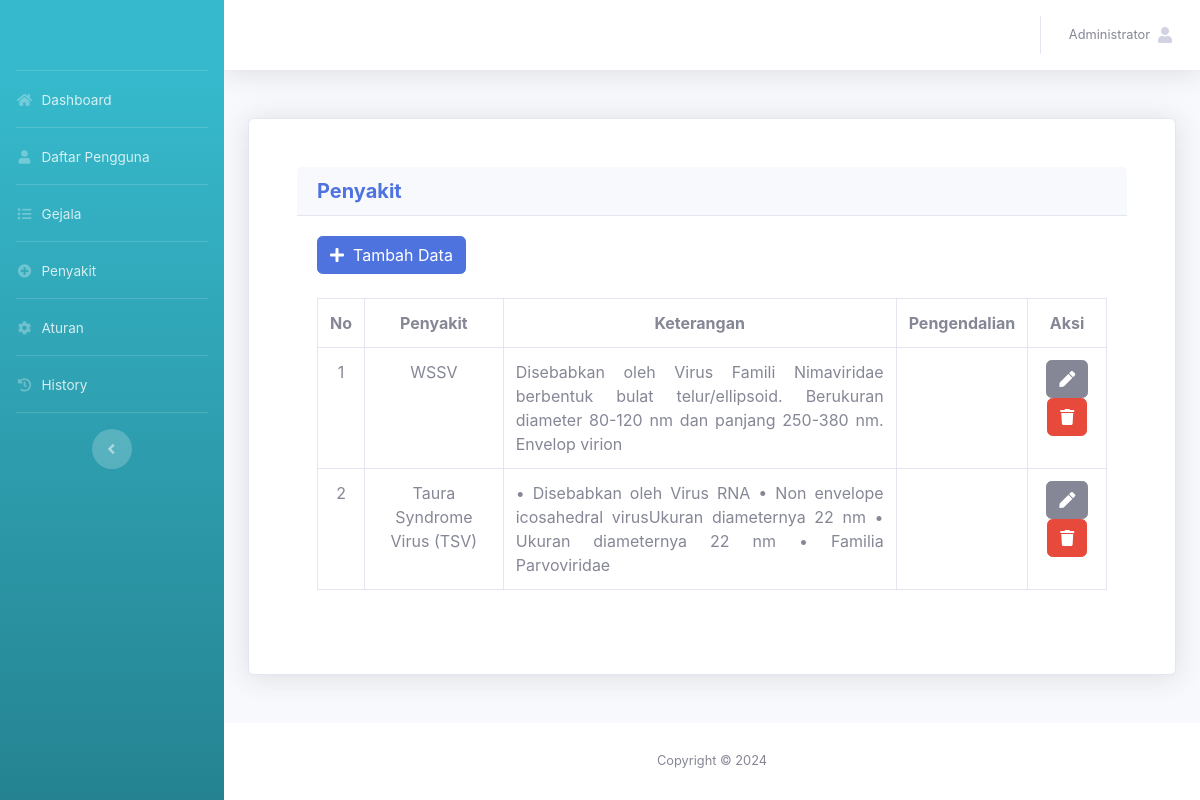
Screenshot of /admin/penyakit.php (signed in) with the database file from the repository.
### tables this page shows
CREATE TABLE `tb_akun` (
  `id_akun` int(11) NOT NULL,
  `nama_lengkap` varchar(50) NOT NULL,
  `username` varchar(50) NOT NULL,
  `password` varchar(50) NOT NULL,
  `level` varchar(30) NOT NULL
);

CREATE TABLE `tb_penyakit` (
  `id_penyakit` int(11) NOT NULL,
  `nama_penyakit` text NOT NULL,
  `keterangan` text NOT NULL,
  `pengendalian` text NOT NULL
);

### admin/penyakit.php (the view, shortened to what this page needs)
<?php
include '../assets/conn/config.php';
include 'header.php';
?>
<div class="container">
	<div class="card shadow p-5 mb-5">
		<div class = "card-header">
            <h5 class= "m-0 font-weight-bold text-primary">Penyakit</h5>
        </div>
        <div class="card-body">
            <a href="tambah_penyakit.php" class="btn btn-primary"><span class="fa fa-plus">
                </span>&nbsp; Tambah Data</a>
                <br>
                <br>
                <div class="table-responsive">
                    <table class="table table-bordered">
                        <tr>
                            <th class="text-center">No</th>
                            <th class="text-center">Penyakit</th>
                            <th class="text-center">Keterangan</th>
                            <th class="text-center">Pengendalian</th>
                            <th class="text-center">Aksi</th>
                        </tr>
                        <?php
                        $penyakit =mysqli_query($conn,"SELECT * FROM tb_penyakit ORDER BY id_penyakit");
                        $no=1;
                        while($a=mysqli_fetch_array($penyakit)){?>
                        <tr>
                            <td class="text-center"><?= $no++ ?></td>
                            <td class="text-center"><?= $a['nama_penyakit']?></td>
                            <td class="text-justify"><?= $a['keterangan'] ?></td>
                            <td class="text-justify"><?= $a['pengendalian'] ?></td>
                            <td class="text-center">
                                <a href="edit_penyakit.php?id_penyakit=<?= $a['id_penyakit'] ?>"
                                class="btn btn-secondary"><span class="fa fa-pen"></span></a>
                                <a href="penyakit.php?id_penyakit=<?= $a['id_penyakit'] ?>&aksi=hapus" class="btn btn-danger" onclick="return confirm('Apakah Anda yakin ingin menghapus data ini?');"><span class="fa fa-trash"></span></a>
                            </td>
                        </tr>
                        <?php }?>
                    </table>
                </div>
        </div>
    </div>
</div>
<?php
include 'footer.php';
?>

### admin/header.php (shortened to what this page needs)
<?php
include '../assets/conn/config.php';
?>
<!DOCTYPE html>
<html lang="en">
<head>
  <link href="../assets/vendor/fontawesome-free/css/all.min.css" rel="stylesheet" type="text/css">
  <link href="../assets/css/sb-admin-2.min.css" rel="stylesheet">
  <link href="../assets/vendor/datatables/dataTables.bootstrap4.min.css" rel="stylesheet">
</head>
<body id="page-top">
 <div id="wrapper">
  <ul class="navbar-nav bg-gradient-info sidebar sidebar-dark accordion" id="accordionSidebar">
    <a class="sidebar-brand d-flex align-items-center justify-content-center" href="index">
    </a>
    <hr class="sidebar-divider my-0">
    <li class="nav-item">
      <a class="nav-link" href="index.php">
        <i class="fas fa-fw fa-home"></i>
        <span>Dashboard</span></a>
      </li>
      <hr class="sidebar-divider my-0">
      <li class="nav-item">
        <a class="nav-link" href="daftar_pengguna.php">
          <i class="fas fa-fw fa-user"></i>
          <span>Daftar Pengguna</span></a>
      </li>
      <hr class="sidebar-divider my-0">
      <li class="nav-item">
        <a class="nav-link" href="gejala.php">
          <i class="fas fa-fw fa-list"></i>
          <span>Gejala</span></a>
      </li>
      <hr class="sidebar-divider my-0">
      <li class="nav-item">
        <a class="nav-link" href="penyakit.php">
          <i class="fas fa-fw fa-plus-circle"></i>
          <span>Penyakit</span></a>
      </li>
      <hr class="sidebar-divider my-0">
      <li class="nav-item">
        <a class="nav-link" href="aturan.php">
          <i class="fas fa-fw fa-cog"></i>
          <span>Aturan</span></a>
      </li>
      <hr class="sidebar-divider my-0">
      <li class="nav-item">
        <a class="nav-link" href="history.php">
          <i class="fas fa-fw fa-history"></i>
          <span>History</span></a>
      </li>
      <hr class="sidebar-divider d-none d-md-block">
      <div class="text-center d-none d-md-inline">
        <button class="rounded-circle border-0" id="sidebarToggle"></button>
      </div>
    </ul>
    <div id="content-wrapper" class="d-flex flex-column">
      <div id="content">
        <nav class="navbar navbar-expand navbar-light bg-white topbar mb-4 static-top shadow">
          <ul class="navbar-nav ml-auto">
            <li class="nav-item dropdown no-arrow">
              <a class="nav-link dropdown-toggle" href="#" id="userDropdown" role="button"
              data-toggle="dropdown" aria-haspopup="true" aria-expanded="false">
              <?php
              $username=$_SESSION['username'];
              $det=mysqli_query($conn,"select * from tb_akun where username='$username'");
              while($d=mysqli_fetch_array($det)){
                ?>
                <span class="mr-2 d-none d-lg-inline text-gray-600 small"><?php echo $d['nama_lengkap'] ?></span>
                <?php
              }
              ?>
              <span class="fa fa-user"><span>
              </a>
          </li>
        </ul>
      </nav>
    </div>
</body>
</html>

### rows the page displays
tb_akun: nama_lengkap "Administrator"
tb_penyakit: nama_penyakit "WSSV", keterangan "Disebabkan oleh Virus Famili Nimaviridae berbentuk bulat telur/ellipsoid. Berukuran diameter 80-120 nm dan panjang 250-380 nm. Envelop virion"
tb_penyakit: nama_penyakit "Taura Syndrome Virus (TSV)", keterangan "• Disebabkan oleh Virus RNA • Non envelope icosahedral virusUkuran diameternya 22 nm • Ukuran diameternya 22 nm • Familia Parvoviridae"
